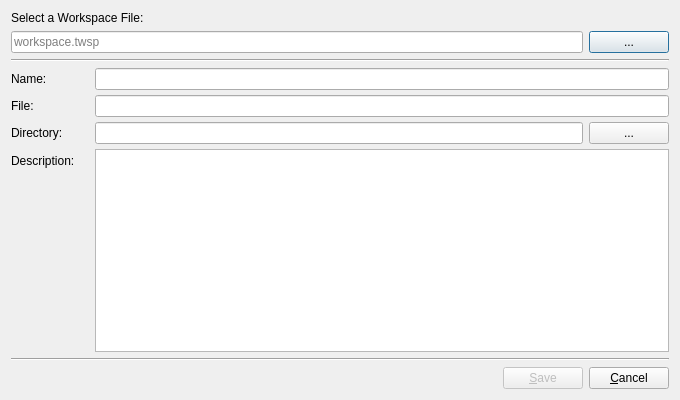
<?xml version="1.0" encoding="UTF-8"?>
<ui version="4.0">
 <class>FileWorkspaceEditDialog</class>
 <widget class="QDialog" name="FileWorkspaceEditDialog">
  <property name="geometry">
   <rect>
    <x>0</x>
    <y>0</y>
    <width>680</width>
    <height>400</height>
   </rect>
  </property>
  <property name="windowTitle">
   <string>Edit Workspace</string>
  </property>
  <layout class="QVBoxLayout" name="verticalLayout">
   <item>
    <widget class="QLabel" name="labelSelectionFile">
     <property name="text">
      <string>Select a Workspace File:</string>
     </property>
    </widget>
   </item>
   <item>
    <layout class="QHBoxLayout" name="horizontalLayout">
     <item>
      <widget class="QLineEdit" name="lineEditSelectedFile">
       <property name="readOnly">
        <bool>true</bool>
       </property>
       <property name="placeholderText">
        <string>workspace.twsp</string>
       </property>
      </widget>
     </item>
     <item>
      <widget class="QPushButton" name="pushButtonBrowseWorkspace">
       <property name="text">
        <string>...</string>
       </property>
      </widget>
     </item>
    </layout>
   </item>
   <item>
    <widget class="Line" name="lineSelectionFile">
     <property name="orientation">
      <enum>Qt::Horizontal</enum>
     </property>
    </widget>
   </item>
   <item>
    <layout class="QHBoxLayout" name="horizontalLayout_3">
     <item>
      <layout class="QFormLayout" name="formLayout_2">
       <property name="sizeConstraint">
        <enum>QLayout::SetDefaultConstraint</enum>
       </property>
       <property name="fieldGrowthPolicy">
        <enum>QFormLayout::ExpandingFieldsGrow</enum>
       </property>
       <property name="horizontalSpacing">
        <number>20</number>
       </property>
       <property name="verticalSpacing">
        <number>5</number>
       </property>
       <property name="rightMargin">
        <number>0</number>
       </property>
       <item row="0" column="0">
        <widget class="QLabel" name="selectedWorkspaceNameLabel">
         <property name="text">
          <string>Name:</string>
         </property>
        </widget>
       </item>
       <item row="0" column="1">
        <widget class="QLineEdit" name="selectedWorkspaceName">
         <property name="enabled">
          <bool>true</bool>
         </property>
         <property name="alignment">
          <set>Qt::AlignLeading|Qt::AlignLeft|Qt::AlignVCenter</set>
         </property>
         <property name="readOnly">
          <bool>false</bool>
         </property>
         <property name="clearButtonEnabled">
          <bool>true</bool>
         </property>
        </widget>
       </item>
       <item row="1" column="0">
        <widget class="QLabel" name="selectedWorkspaceFileLabel">
         <property name="text">
          <string>File:</string>
         </property>
        </widget>
       </item>
       <item row="1" column="1">
        <widget class="QLineEdit" name="selectedWorkspaceFile">
         <property name="clearButtonEnabled">
          <bool>true</bool>
         </property>
        </widget>
       </item>
       <item row="2" column="0">
        <widget class="QLabel" name="selectedWorkspaceDirectoryLabel">
         <property name="text">
          <string>Directory:</string>
         </property>
        </widget>
       </item>
       <item row="2" column="1">
        <layout class="QHBoxLayout" name="horizontalLayout_2">
         <property name="spacing">
          <number>6</number>
         </property>
         <item>
          <widget class="QLineEdit" name="selectedWorkspaceDirectory">
           <property name="readOnly">
            <bool>false</bool>
           </property>
          </widget>
         </item>
         <item>
          <widget class="QPushButton" name="pushButtonSelectWorkspaceDirectory">
           <property name="text">
            <string>...</string>
           </property>
          </widget>
         </item>
        </layout>
       </item>
       <item row="3" column="0">
        <widget class="QLabel" name="selectedWorkspaceDescriptionLabel">
         <property name="text">
          <string>Description:</string>
         </property>
        </widget>
       </item>
       <item row="3" column="1">
        <widget class="QTextEdit" name="selectedWorkspaceDescription"/>
       </item>
      </layout>
     </item>
    </layout>
   </item>
   <item>
    <widget class="Line" name="line">
     <property name="orientation">
      <enum>Qt::Horizontal</enum>
     </property>
    </widget>
   </item>
   <item>
    <layout class="QHBoxLayout" name="horizontallLayoutSelectedWorkspace">
     <item>
      <spacer name="horizontalSpacer_4">
       <property name="orientation">
        <enum>Qt::Horizontal</enum>
       </property>
       <property name="sizeHint" stdset="0">
        <size>
         <width>40</width>
         <height>20</height>
        </size>
       </property>
      </spacer>
     </item>
     <item>
      <widget class="QPushButton" name="buttonSaveSelectedWorkspace">
       <property name="enabled">
        <bool>false</bool>
       </property>
       <property name="toolTip">
        <string>Save current Workspace changes.</string>
       </property>
       <property name="text">
        <string>&amp;Save</string>
       </property>
      </widget>
     </item>
     <item>
      <widget class="QPushButton" name="buttonCancelDialog">
       <property name="text">
        <string>&amp;Cancel</string>
       </property>
      </widget>
     </item>
    </layout>
   </item>
  </layout>
 </widget>
 <resources/>
 <connections>
  <connection>
   <sender>buttonCancelDialog</sender>
   <signal>clicked()</signal>
   <receiver>FileWorkspaceEditDialog</receiver>
   <slot>reject()</slot>
   <hints>
    <hint type="sourcelabel">
     <x>439</x>
     <y>339</y>
    </hint>
    <hint type="destinationlabel">
     <x>199</x>
     <y>149</y>
    </hint>
   </hints>
  </connection>
  <connection>
   <sender>buttonSaveSelectedWorkspace</sender>
   <signal>clicked()</signal>
   <receiver>FileWorkspaceEditDialog</receiver>
   <slot>accept()</slot>
   <hints>
    <hint type="sourcelabel">
     <x>353</x>
     <y>339</y>
    </hint>
    <hint type="destinationlabel">
     <x>199</x>
     <y>149</y>
    </hint>
   </hints>
  </connection>
  <connection>
   <sender>pushButtonBrowseWorkspace</sender>
   <signal>clicked()</signal>
   <receiver>FileWorkspaceEditDialog</receiver>
   <slot>showSetWorkspaceFileDialog()</slot>
   <hints>
    <hint type="sourcelabel">
     <x>439</x>
     <y>51</y>
    </hint>
    <hint type="destinationlabel">
     <x>199</x>
     <y>149</y>
    </hint>
   </hints>
  </connection>
  <connection>
   <sender>pushButtonSelectWorkspaceDirectory</sender>
   <signal>clicked()</signal>
   <receiver>FileWorkspaceEditDialog</receiver>
   <slot>showFileDialog()</slot>
   <hints>
    <hint type="sourcelabel">
     <x>399</x>
     <y>137</y>
    </hint>
    <hint type="destinationlabel">
     <x>644</x>
     <y>305</y>
    </hint>
   </hints>
  </connection>
 </connections>
 <slots>
  <slot>showSetNewWorkspaceFileDialog()</slot>
  <slot>showSetWorkspaceFileDialog()</slot>
  <slot>showFileDialog()</slot>
 </slots>
</ui>
